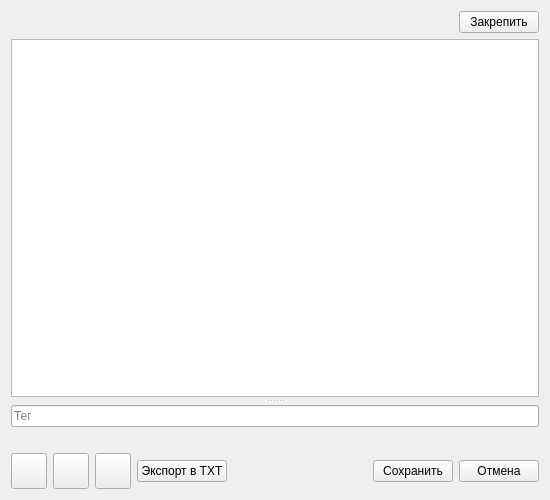
<?xml version='1.0' encoding='utf-8'?>
<ui version="4.0">
 <class>NoteWindow</class>
 <widget class="QDialog" name="NoteWindow">
  <property name="geometry">
   <rect>
    <x>0</x>
    <y>0</y>
    <width>550</width>
    <height>500</height>
   </rect>
  </property>
  <property name="windowTitle">
   <string>Заметка</string>
  </property>
  <layout class="QVBoxLayout" name="vertical_layout" stretch="0,1">
   <item>
    <layout class="QHBoxLayout" name="pin_layout">
     <item><spacer name="pin_spacer"><property name="orientation"><enum>Qt::Orientation::Horizontal</enum></property><property name="sizeHint" stdset="0"><size><width>40</width><height>20</height></size></property></spacer></item>
     <item><widget class="QPushButton" name="pin_button">
      <property name="checkable"><bool>true</bool></property>
      <property name="autoDefault"><bool>false</bool></property>
      <property name="text"><string>Закрепить</string></property>
     </widget></item>
    </layout>
   </item>
   <item>
    <widget class="QSplitter" name="editor_splitter">
     <property name="orientation"><enum>Qt::Vertical</enum></property>
     <property name="handleWidth"><number>8</number></property>
     <property name="childrenCollapsible"><bool>false</bool></property>
    <widget class="QTextEdit" name="editor">
     <property name="sizePolicy">
      <sizepolicy hsizetype="Expanding" vsizetype="Expanding">
       <horstretch>1</horstretch>
       <verstretch>1</verstretch>
      </sizepolicy>
     </property>
     <property name="minimumSize"><size><width>0</width><height>100</height></size></property>
     <property name="acceptRichText">
      <bool>false</bool>
     </property>
    </widget>
    <widget class="QWidget" name="note_controls">
     <layout class="QVBoxLayout" name="controls_layout">
      <property name="leftMargin"><number>0</number></property>
      <property name="topMargin"><number>0</number></property>
      <property name="rightMargin"><number>0</number></property>
      <property name="bottomMargin"><number>0</number></property>
   <item>
    <widget class="QLineEdit" name="tag_input">
     <property name="placeholderText">
      <string>Тег</string>
     </property>
    </widget>
   </item>
   <item>
    <layout class="QGridLayout" name="tags_layout" />
   </item>
   <item>
    <widget class="QLabel" name="voice_status">
     <property name="wordWrap">
      <bool>true</bool>
     </property>
    </widget>
   </item>
   <item>
    <layout class="QHBoxLayout" name="buttons_layout">
     <item>
      <widget class="QPushButton" name="ai_button">
       <property name="minimumSize"><size><width>36</width><height>36</height></size></property>
       <property name="maximumSize"><size><width>36</width><height>36</height></size></property>
       <property name="iconSize"><size><width>22</width><height>22</height></size></property>
       <property name="toolTip"><string>Обработать заметку с ИИ</string></property>
       <property name="accessibleName"><string>Обработать заметку с ИИ</string></property>
       <property name="autoDefault"><bool>false</bool></property>
      </widget>
     </item>
     <item>
      <widget class="QPushButton" name="voice_button">
       <property name="minimumSize">
        <size>
         <width>36</width>
         <height>36</height>
        </size>
       </property>
       <property name="maximumSize">
        <size>
         <width>36</width>
         <height>36</height>
        </size>
       </property>
       <property name="iconSize">
        <size>
         <width>22</width>
         <height>22</height>
        </size>
       </property>
       <property name="toolTip">
        <string>Досказать заметку</string>
       </property>
       <property name="accessibleName">
        <string>Досказать заметку</string>
       </property>
       <property name="checkable">
        <bool>true</bool>
       </property>
       <property name="autoDefault">
        <bool>false</bool>
       </property>
      </widget>
     </item>
     <item>
      <widget class="QPushButton" name="delete_button">
       <property name="minimumSize">
        <size>
         <width>36</width>
         <height>36</height>
        </size>
       </property>
       <property name="maximumSize">
        <size>
         <width>36</width>
         <height>36</height>
        </size>
       </property>
       <property name="iconSize">
        <size>
         <width>22</width>
         <height>22</height>
        </size>
       </property>
       <property name="toolTip">
        <string>Удалить заметку</string>
       </property>
       <property name="accessibleName">
        <string>Удалить заметку</string>
       </property>
       <property name="autoDefault">
        <bool>false</bool>
       </property>
      </widget>
     </item>
     <item>
      <widget class="QPushButton" name="export_button">
       <property name="text">
        <string>Экспорт в TXT</string>
       </property>
       <property name="autoDefault">
        <bool>false</bool>
       </property>
      </widget>
     </item>
     <item>
      <spacer name="buttons_spacer">
       <property name="orientation">
        <enum>Qt::Orientation::Horizontal</enum>
       </property>
       <property name="sizeHint" stdset="0">
        <size>
         <width>40</width>
         <height>20</height>
        </size>
       </property>
      </spacer>
     </item>
     <item>
      <widget class="QPushButton" name="save_button">
       <property name="text">
        <string>Сохранить</string>
       </property>
       <property name="autoDefault">
        <bool>false</bool>
       </property>
      </widget>
     </item>
     <item>
      <widget class="QPushButton" name="cancel_button">
       <property name="text">
        <string>Отмена</string>
       </property>
       <property name="autoDefault">
        <bool>false</bool>
       </property>
      </widget>
     </item>
    </layout>
   </item>
   <item><spacer name="controls_spacer"><property name="orientation"><enum>Qt::Vertical</enum></property><property name="sizeHint" stdset="0"><size><width>0</width><height>0</height></size></property></spacer></item>
     </layout>
    </widget>
    </widget>
   </item>
  </layout>
 </widget>
 <resources />
 <connections />
</ui>
